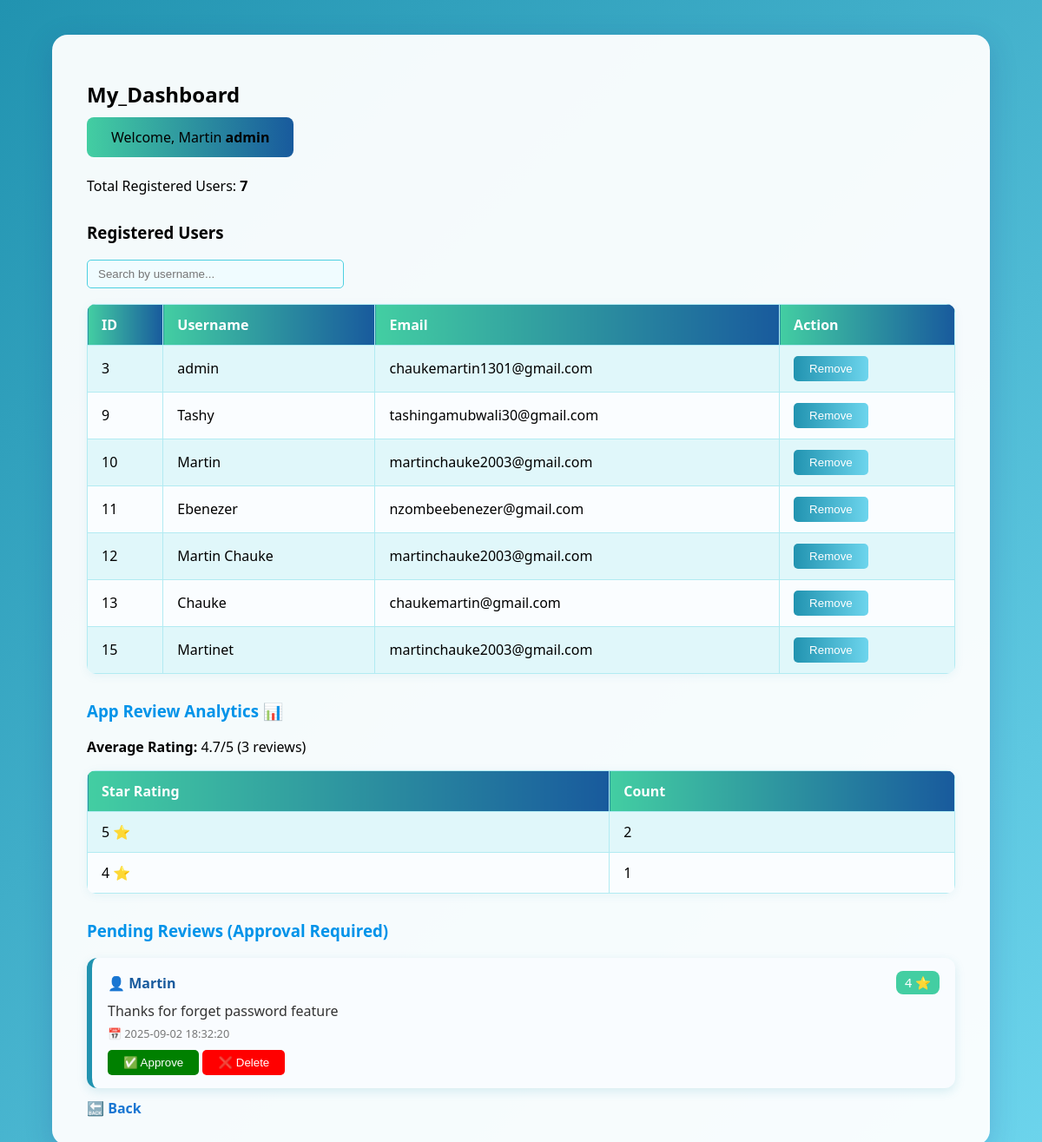
/admin (signed in), run on the app's committed database.
### tables this page shows
CREATE TABLE users (
    id INTEGER PRIMARY KEY AUTOINCREMENT,
    username TEXT NOT NULL,
    email TEXT NOT NULL,
    password TEXT NOT NULL
    , is_admin INTEGER DEFAULT 0);

CREATE TABLE app_reviews (
    id INTEGER PRIMARY KEY AUTOINCREMENT,
    reviewer_id INTEGER NOT NULL,
    rating INTEGER NOT NULL CHECK(rating BETWEEN 1 AND 5),
    comment TEXT,
    created_at TIMESTAMP DEFAULT CURRENT_TIMESTAMP, status TEXT DEFAULT 'pending',
    FOREIGN KEY (reviewer_id) REFERENCES users (id)
     );

### app.py (the view, shortened to what this page needs)
@app.route("/admin", methods=["GET", "POST"])
@admin_required
def admin_dashboard():
    conn = get_db_connection()
    conn.row_factory=sqlite3.Row # accessing as dicts
    approve_id=request.form.get("approve_review_id")
    if approve_id:
        conn.execute("UPDATE app_reviews SET status = 'approved' WHERE id = ?", (approve_id,))
        conn.commit()
        flash("Review approved✅.","success")
    delete_id=request.form.get("delete_review_id")
    if delete_id:
        conn.execute("DELETE FROM app_reviews WHERE id=?",(delete_id,))
        conn.commit()
        flash("Review deleted❌.","danger")
    users = conn.execute("SELECT * FROM users").fetchall()
    rating_counts=conn.execute("""
        SELECT rating,  COUNT(*) AS count
        FROM app_reviews
        WHERE app_reviews.status='approved'
        GROUP BY rating
        ORDER BY rating DESC
 """).fetchall()
    avg_rating=conn.execute("SELECT AVG(rating) AS avg FROM app_reviews where status='approved'").fetchone()["avg"]
    pending_reviews = conn.execute("""
        SELECT ar.id, u.username, ar.rating, ar.comment, ar.created_at
        FROM app_reviews ar
        JOIN users u ON ar.reviewer_id = u.id
        WHERE ar.status='pending'
        ORDER BY ar.created_at DESC
    """).fetchall()
    recent_reviews = conn.execute("""
        SELECT users.username, app_reviews.rating, app_reviews.comment, app_reviews.created_at
        FROM app_reviews
        JOIN users ON app_reviews.reviewer_id = users.id
        ORDER BY app_reviews.created_at DESC
        LIMIT 5
    """).fetchall()
    conn.close()
    rating_counts=[dict(row) for row in rating_counts]
    return render_template(
        "admin_dashboard.html",
        users=users,
        rating_counts=rating_counts,
        avg_rating=avg_rating or 0,
        total_reviews=sum(row["count"] for row in rating_counts),
        recent_reviews=recent_reviews,
        pending_reviews=pending_reviews
        )

### app.py (called while the page is built)
def get_db_connection():
    conn=sqlite3.connect(DATABASE)
    conn.row_factory=sqlite3.Row
    return conn

def admin_required(f):
    @wraps(f)
    def wrapper(*args, **kwargs):
        if "user_id" not in session:
            flash("Please log in to continue.", "warning")
            return redirect(url_for("login"))
        conn = get_db_connection()
        user = conn.execute("SELECT * FROM users WHERE id = ?", (session["user_id"],)).fetchone()
        conn.close()
        if not user or user["is_admin"] != 1:
            flash("Admin access only.", "danger")
            return redirect(url_for("home"))
        return f(*args, **kwargs)
    return wrapper

@app.before_request
def save_last_page():
    if request.endpoint not in ("login", "logout", "register", "static", "home"):
        session["prev_page"] = request.path

@app.context_processor
def inject_user_role():
    return dict(is_admin=session.get("is_admin"))

### templates/admin_dashboard.html (shortened to what this page needs)
<!DOCTYPE html>
<html>
<head>
</head>
<body>
    <div class="dashboard-container">
        <h2 style="color:black"><strong>My_Dashboard</strong></h2>
        <div class="welcome" style="color:black">Welcome, Martin <strong>{{ session.username }}</strong></div>
        <div class="user-count" style="color:black">Total Registered Users: <strong>{{ users|length }}</strong></div>
        <h3 style="color:black">Registered Users</h3>
        <input type="text" id="searchInput" placeholder="Search by username...">
        <table>
            <tr><th>ID</th><th>Username</th><th>Email</th><th>Action</th></tr>
            {% for user in users %}
            <tr>
                <td>{{ user.id }}</td>
                <td>{{ user.username }}</td>
                <td>{{ user.email }}</td>
                <td>
                    <form method="post" style="display:inline; color:black">
                        <button type="submit" class="remove-btn"
                            onclick="return confirm('Remove {{ user.username }}?');">Remove</button>
                    </form>
                </td>
            </tr>
            {% endfor %}
        </table>
        <h3><strong>App Review Analytics 📊</strong></h3>
        {% if total_reviews > 0 %}
            <p><strong>Average Rating:</strong> {{ "%.1f"|format(avg_rating) }}/5 ({{ total_reviews }} reviews)</p>
            <table>
                <tr><th>Star Rating</th><th>Count</th></tr>
                {% for row in rating_counts %}
                <tr>
                    <td>{{ row['rating'] }} ⭐</td>
                    <td>{{ row['count'] }}</td>
                </tr>
                {% endfor %}
            </table>
        {% endif %}
<h3><strong>Pending Reviews (Approval Required)</strong></h3>
{% if pending_reviews %}
    <div class="reviews-container">
        {% for r in pending_reviews %}
           <div class="review-card">
                <div class="review-header">
                    <span class="review-user">👤 {{ r['username'] }}</span>
                    <span class="review-rating">{{ r['rating'] }} ⭐</span>
                </div>
                <div class="review-comment">
                      {{ r['comment'] or "No comment" }}
                </div>
                <div class="review-date">
                    📅 {{ r['created_at'] }}
                </div>
                <div style="margin-top:10px;">
                    <form method="post" style="display:inline;">
                        <button type="submit" class="remove-btn" style="background:green;"
                            onclick="return confirm('Approve this review?');">✅ Approve</button>
                    </form>
                    <form method="post" style="display:inline;">
                        <button type="submit" class="remove-btn" style="background:red;"
                            onclick="return confirm('Delete this review?');">❌ Delete</button>
                    </form>
                </div>
            </div>
        {% endfor %}
    </div>
{% else %}
    <p>No pending reviews 🎉</p>
{% endif %}
        <a href="{{ url_for('predict_page') }}" class="back-link">🔙 Back</a>
    </div>
</body>
</html>

### templates/admin_dashboard.html (style rules this page uses)
body { font-family: 'Segoe UI', Arial, sans-serif; margin: 0; padding: 0; background: linear-gradient(135deg, #2193b0 0%, #6dd5ed 100%); min-height: 100vh; }
.dashboard-container { max-width: 1000px; margin: 40px auto; background: rgba(255,255,255,0.95); border-radius: 18px; box-shadow: 0 8px 32px rgba(31, 38, 135, 0.18); padding: 32px 40px; }
h2 { color: #1976d2; margin-bottom: 10px; }
.welcome { background: linear-gradient(90deg, #43cea2, #185a9d); color: #fff; padding: 12px 28px; border-radius: 8px; margin-bottom: 22px; display: inline-block; }
.user-count { margin-bottom: 18px; color: #1976d2; font-weight: 500; }
h3 { color: #0093e9; margin-top: 30px; }
#searchInput { margin-bottom: 18px; padding: 8px 12px; width: 270px; border: 1px solid #4dd0e1; border-radius: 5px; outline: none; background: #f0fcff; color: #1976d2; }
table { border-collapse: collapse; width: 100%; background: #fafdff; margin-bottom: 22px; border-radius: 10px; overflow: hidden; box-shadow: 0 2px 12px rgba(33,147,176,0.07); }
th, td { border: 1px solid #b2ebf2; padding: 12px 16px; text-align: left; }
th { background: linear-gradient(90deg, #43cea2, #185a9d); color: #fff; }
tr:nth-child(even) { background: #e0f7fa; }
.remove-btn { background: linear-gradient(90deg, #2193b0, #6dd5ed); color: #fff; border: none; padding: 7px 18px; border-radius: 5px; cursor: pointer; }
.back-link { text-decoration: none; color: #1976d2; font-weight: bold; display: inline-block; margin-top: 12px; }
.reviews-container { display: flex; flex-direction: column; gap: 15px; margin-top: 15px; }
.review-card { background: #f9fcff; border-left: 6px solid #2193b0; padding: 15px 18px; border-radius: 12px; box-shadow: 0 4px 12px rgba(33,147,176,0.15); transition: transform 0.2s ease, box-shadow 0.2s ease; }
.review-header { display: flex; justify-content: space-between; align-items: center; margin-bottom: 8px; }
.review-user { font-weight: 600; color: #185a9d; }
.review-rating { background: #43cea2; color: white; padding: 4px 10px; border-radius: 8px; font-size: 0.9em; }
.review-comment { font-size: 1em; color: #333; margin-bottom: 6px; }
.review-date { font-size: 0.8em; color: #777; }

### data on the page
users: username "admin", id "3", email "chaukemartin1301@gmail.com"
users: id "9", username "Tashy", email "tashingamubwali30@gmail.com"
users: id "10", username "Martin", email "martinchauke2003@gmail.com"
users: id "11", username "Ebenezer", email "nzombeebenezer@gmail.com"
users: id "12", username "Martin Chauke", email "martinchauke2003@gmail.com"
users: id "13", username "Chauke", email "chaukemartin@gmail.com"
users: id "15", username "Martinet", email "martinchauke2003@gmail.com"
app_reviews: username "Martin", rating "4", comment "Thanks for forget password feature", created_at "2025-09-02 18:32:20"

### other printed values
{{ users|length }} "7"
{{ "%.1f"|format(avg_rating) }} "4.7"
{{ total_reviews }} "3"
{{ row['rating'] }} "5" "4"
{{ row['count'] }} "2" "1"
